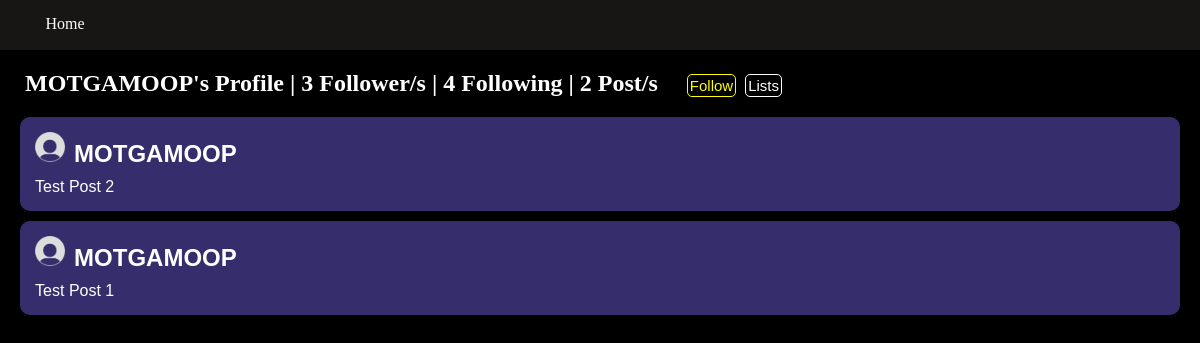
Page /twitter/user/MOTGAMOOP (signed in) on the earlier database version.
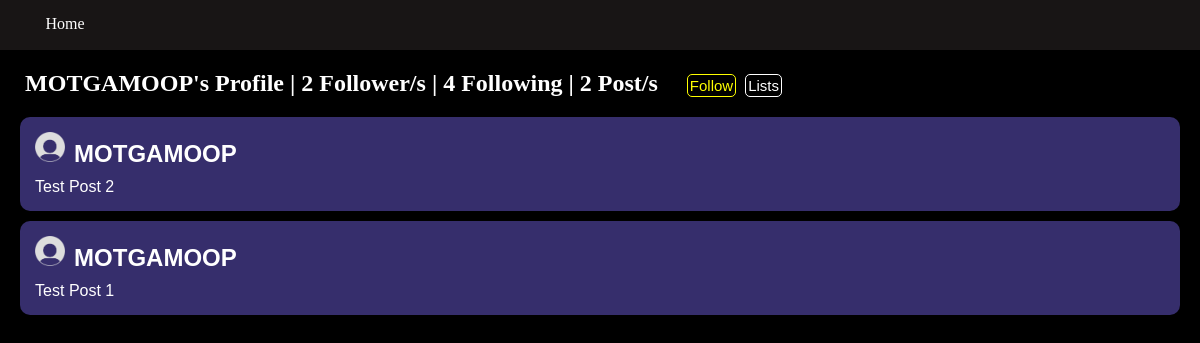
Same page on the later database version.
### twitter/models.py (models this page shows)
class User2(models.Model): #don't delete follows or user2s manually, because you have to delete the user follow and user2 all in one or itll break
    username = models.CharField(max_length = 200)
    password = models.CharField(max_length = 200, default = "password")
    profile_picture = models.ImageField(upload_to = "media/twitter/", default = "static/twitter/default.png")
    following = models.ManyToManyField(FollowObj, related_name="follow_account")
    bookmarks = models.ManyToManyField('Post', related_name="bookmarked_post") #if you want to define a relationship between two objects you can just use a string for the object name
    followers = models.IntegerField(default = 0)
    followingNum = models.IntegerField(default = 0)
    savedlists = models.ManyToManyField('PostList', related_name="saved_list")
    ownlists = models.ManyToManyField('PostList', related_name="own_list")
    posts = models.IntegerField(default = 0)
    notificationlist = models.ManyToManyField('Notification', related_name="notifications")
    def __str__(self):
        return self.username

### twitter/views.py (the view)
# urls.py: path("user/<str:username>", views.ProfileView, name = "profile"),
def ProfileView(request, username):
    tempUser = get_object_or_404(User2, username=username)
    currUser = get_object_or_404(User2, username=request.user.username)
    followed = False
    tempFollow = get_object_or_404(FollowObj, username=username)
    if currUser.following.filter(username=username).exists():
        followed = True
    post_list = Post.objects.filter(user = tempUser).order_by("-pub_date")
    context = {"post_list": post_list, "username": username, "followed": followed, "user": tempUser}
    return render(request, "twitter/profile.html", context)

### twitter/templates/twitter/profile.html (shortened to what this page needs)
<!DOCTYPE html>
<html lang="en">
<head>
    {%load static %}
    <link rel = "stylesheet" href = "{% static 'twitter/css/profile.css' %}">
</head>
<body>
    <div class = "navbar">
        <a href = "{% url 'home' %}"><div class = "homebutton">
            Home
        </div></a>
    </div>
    <h2>{{ username }}'s Profile | {{user.followers}} Follower/s | {{user.followingNum}} Following | {{user.posts}} Post/s </h2>
    <form action="/twitter/follow/{{username}}" method = "POST">
        {% if followed %}
            <button class = "followedbutton pointer" type = "submit">Follow</button>
        {% else %}
            <button class = "followbutton pointer" type = "submit">Follow</button>
        {% endif %}
    </form>
    <a href = "{% url 'lists' username=username %}" class = "listbutton">Lists</a>
    <div class = "postbox">
        {% if post_list %}
            {% for post in post_list %}
                <div class = "post">
                    {% load static %}
                    <img src = "{% static 'twitter/images/default.png' %}", width = 30px, height = 30px>
                    <h2>{{post.user}}</h2> <br>
                    <a href = "{% url 'post' pk=post.pk %}"><span>{{post.text}}</span></a>
                </div>
            {% endfor %}
        {% else %}
            <p>No Posts Available</p>
        {% endif %}
    </div>
</body>
</html>

Differences in the rows shown:
changed User2: followers "3" → "2"
